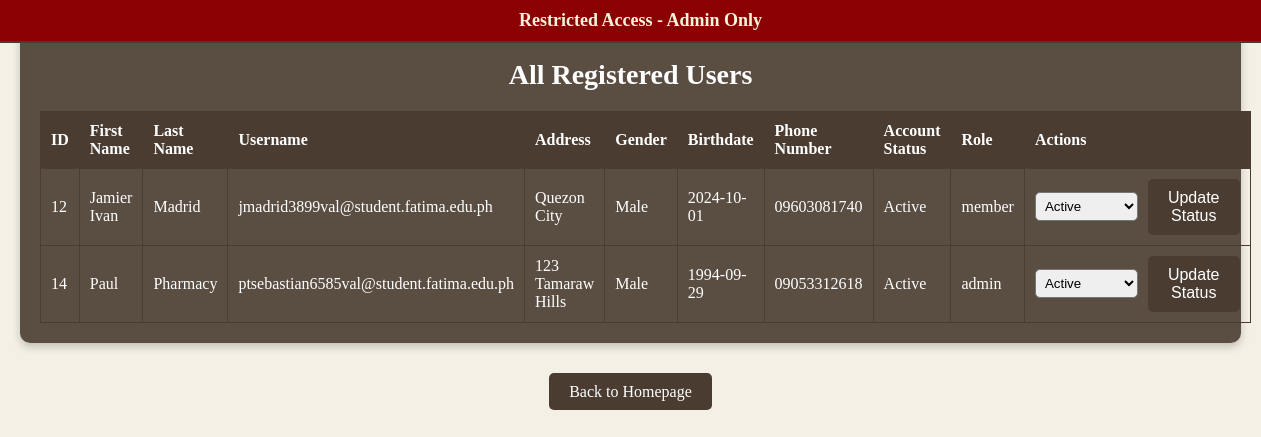
Screenshot of /WBDV_GRP7/adminaccess_users.php (signed in) with the database file from the repository.
### tables this page shows
CREATE TABLE `users` (
  `id` int(11) NOT NULL auto_increment,
  `firstname` varchar(255) NOT NULL,
  `lastname` varchar(255) NOT NULL,
  `username` varchar(50) NOT NULL,
  `address` varchar(50) NOT NULL,
  `gender` varchar(50) NOT NULL,
  `birthdate` date NOT NULL,
  `phone_number` varchar(255) NOT NULL,
  `password` varchar(255) NOT NULL,
  `profile_picture` varchar(255) NOT NULL,
  `account_status` enum('Active','Pending','Deactivated') default 'Pending',
  `role` enum('member','admin') NOT NULL default 'member',
  PRIMARY KEY  (`id`)
);

### WBDV_GRP7/adminaccess_users.php (the view, shortened to what this page needs)
<?php
include 'db_connection.php';
$sql_users = "SELECT id, firstname, lastname, username, address, gender, birthdate, phone_number, account_status, role
              FROM users";
$stmt_users = $conn->prepare($sql_users);
$stmt_users->execute();
$stmt_users->store_result();
$stmt_users->bind_result($id, $firstname, $lastname, $username, $address, $gender, $birthdate, $phone_number, $account_status, $role);
?>
<!DOCTYPE html>
<html lang="en">
<head>
    <link rel="stylesheet" href="admin_styles.css">
</head>
<body>
<body class="<?php echo (isset($_SESSION['role']) && $_SESSION['role'] === 'admin') ? 'admin' : ''; ?>">
    <?php if (isset($_SESSION['role']) && $_SESSION['role'] === 'admin'): ?>
        <div class="admin-banner">
            Restricted Access - Admin Only
        </div>
    <?php endif; ?>
    <div class="admin-container">
        <h1>All Registered Users</h1>
        <?php if ($stmt_users->num_rows > 0): ?>
            <table>
                <thead>
                    <tr>
                        <th>ID</th>
                        <th>First Name</th>
                        <th>Last Name</th>
                        <th>Username</th>
                        <th>Address</th>
                        <th>Gender</th>
                        <th>Birthdate</th>
                        <th>Phone Number</th>
                        <th>Account Status</th>
                        <th>Role</th>
                        <th>Actions</th>
                    </tr>
                </thead>
                <tbody>
                    <?php while ($stmt_users->fetch()): ?>
                        <tr>
                            <td><?php echo htmlspecialchars($id); ?></td>
                            <td><?php echo htmlspecialchars($firstname); ?></td>
                            <td><?php echo htmlspecialchars($lastname); ?></td>
                            <td><?php echo htmlspecialchars($username); ?></td>
                            <td><?php echo htmlspecialchars($address); ?></td>
                            <td><?php echo htmlspecialchars($gender); ?></td>
                            <td><?php echo htmlspecialchars($birthdate); ?></td>
                            <td><?php echo htmlspecialchars($phone_number); ?></td>
                            <td><?php echo htmlspecialchars($account_status); ?></td>
                            <td><?php echo htmlspecialchars($role); ?></td>
                            <td>
                                <form method="post" action="update_user_status.php">
                                    <select name="new_status">
                                        <option value="Active" <?php if ($account_status == 'Active') echo 'selected'; ?>>Active</option>
                                    </select>
                                    <button type="submit" class="button">Update Status</button>
                                </form>
                            </td>
                        </tr>
                    <?php endwhile; ?>
                </tbody>
            </table>
        <?php else: ?>
            <p>No users found.</p>
        <?php endif; ?>
    </div>
	<div class="buttons">
        <a href="homepage.php" class="button">Back to Homepage</a>
    </div>
</body>
</html>

### WBDV_GRP7/admin_styles.css (style rules this page uses)
body { font-family: 'Georgia', serif; background-color: #f4f0e6; background-image: url('https://64.media.tumblr.com/c25d3b2f64c96184584b831fba6bb0e2/tumblr_oyfsbzUOey1r9co7bo1_1280.gifv'); background-size: cover; background-position: center; background-repeat: no-repeat; margin: 0; display: flex; flex-direction: column; min-height: 100vh; overflow-x: hidden; }
.admin-container { background-color: rgba(74, 60, 49, 0.9); color: white; margin: 20px; padding: 20px; border-radius: 10px; box-shadow: 0 4px 8px rgba(0, 0, 0, 0.2); backdrop-filter: blur(10px); }
.admin-container h1 { font-size: 28px; font-weight: bold; text-align: center; }
.admin-container table { width: 100%; border-collapse: collapse; margin-top: 20px; }
.admin-container th, .admin-container td { border: 1px solid #4a3c31; padding: 10px; text-align: left; }
.admin-container th { background-color: #4a3c31; color: white; }
.admin-container .button { background-color: #4a3c31; color: white; padding: 10px 20px; border: none; border-radius: 5px; cursor: pointer; text-decoration: none; font-size: 16px; transition: background-color 0.3s ease, transform 0.3s ease; }
.admin-banner { background-color: #8b0000; color: #f5f5dc; text-align: center; padding: 10px; font-size: 18px; font-weight: bold; border-bottom: 2px solid #4a3c31; position: fixed; width: 100%; top: 0; left: 0; z-index: 1000; }
.buttons { margin-top: 20px; text-align: center; }
.buttons .button { background-color: #4a3c31; color: white; padding: 10px 20px; border: none; border-radius: 5px; cursor: pointer; text-decoration: none; font-size: 16px; transition: background-color 0.3s ease, transform 0.3s ease; }
form { display: flex; align-items: center; }
form select { margin-right: 10px; padding: 5px; border-radius: 5px; }
form .button { background-color: #4a3c31; color: white; padding: 5px 10px; border: none; border-radius: 5px; cursor: pointer; text-decoration: none; font-size: 14px; transition: background-color 0.3s ease, transform 0.3s ease; }

### rows the page displays
users: id "12", firstname "Jamier Ivan", lastname "Madrid", username "jmadrid3899val@student.fatima.edu.ph", address "Quezon City", gender "Male", birthdate "2024-10-01", phone_number "09603081740", account_status "Active", role "member", new_status "Active"
users: id "14", firstname "Paul", lastname "Pharmacy", username "ptsebastian6585val@student.fatima.edu.ph", address "123 Tamaraw Hills", gender "Male", birthdate "1994-09-29", phone_number "09053312618", account_status "Active", role "admin", new_status "Active"
